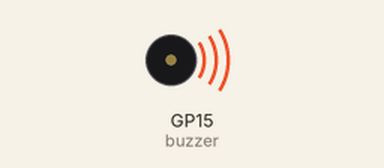
Recording of a program running on a simulated Raspberry Pi Pico running MicroPython. Parts: buzzer (waves = sounding). At 16.5 s the program stops and its outputs stay as they are.

Above: at 0.1 s.
At 15.6 s:
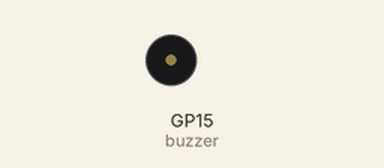
Timing chart, 0 to 17.1 s (numbered marks = the images above):
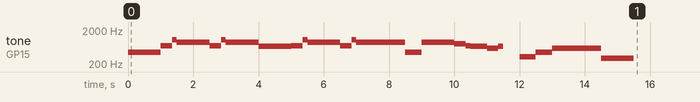

Measured:
- by itself, tone on GP15 (buzzer): plays 440 Hz for 1.0 s, 698 Hz for 0.35 s, 1047 Hz for 0.15 s, 880 Hz for 1.0 s, 698 Hz for 0.35 s, 1047 Hz for 0.15 s … (25 notes in this stretch)

The program:

buzzer.py
```python
from machine import Pin, PWM
from utime import sleep
buzzer = PWM(Pin(15))

tones = {
"B0": 31,
"C1": 33,
"CS1": 35,
"D1": 37,
"DS1": 39,
"E1": 41,
"F1": 44,
"FS1": 46,
"G1": 49,
"GS1": 52,
"A1": 55,
"AS1": 58,
"B1": 62,
"C2": 65,
"CS2": 69,
"D2": 73,
"DS2": 78,
"E2": 82,
"F2": 87,
"FS2": 93,
"G2": 98,
"GS2": 104,
"A2": 110,
"AS2": 117,
"B2": 123,
"C3": 131,
"CS3": 139,
"D3": 147,
"DS3": 156,
"E3": 165,
"F3": 175,
"FS3": 185,
"G3": 196,
"GS3": 208,
"A3": 220,
"AS3": 233,
"B3": 247,
"C4": 262,
"CS4": 277,
"D4": 294,
"DS4": 311,
"E4": 330,
"F4": 349,
"FS4": 370,
"G4": 392,
"GS4": 415,
"A4": 440,
"AS4": 466,
"B4": 494,
"C5": 523,
"CS5": 554,
"D5": 587,
"DS5": 622,
"E5": 659,
"F5": 698,
"FS5": 740,
"G5": 784,
"GS5": 831,
"A5": 880,
"AS5": 932,
"B5": 988,
"C6": 1047,
"CS6": 1109,
"D6": 1175,
"DS6": 1245,
"E6": 1319,
"F6": 1397,
"FS6": 1480,
"G6": 1568,
"GS6": 1661,
"A6": 1760,
"AS6": 1865,
"B6": 1976,
"C7": 2093,
"CS7": 2217,
"D7": 2349,
"DS7": 2489,
"E7": 2637,
"F7": 2794,
"FS7": 2960,
"G7": 3136,
"GS7": 3322,
"A7": 3520,
"AS7": 3729,
"B7": 3951,
"C8": 4186,
"CS8": 4435,
"D8": 4699,
"DS8": 4978
}

imperial_march = [
    ("A4", 0.5), ("A4", 0.5), ("F5", 0.35), ("C6", 0.15),
    ("A5", 1.0), ("F5", 0.35), ("C6", 0.15), ("A5", 1.0),
    ("E5", 0.5), ("E5", 0.5), ("F5", 0.35), ("C6", 0.15),
    ("A5", 1.0), ("F5", 0.35), ("C6", 0.15), ("A5", 1.0),
    ("A5", 0.5), ("A4", 0.35), ("A4", 0.15), ("A5", 1.0),
    ("G5", 0.35), ("F5", 0.15), ("E5", 0.5), ("D5", 0.35),
    ("E5", 0.15), ("P", 0.5), ("E4", 0.5), ("A4", 0.5),
    ("D5", 1.5), ("D4", 0.5), ("D4", 0.5), ("P", 1.0)
]

def playtone(frequency):
    buzzer.duty_u16(1000)
    buzzer.freq(frequency)

def bequiet():
    buzzer.duty_u16(0)

def playsong(mysong):
    for note, duration in mysong:
        if note == "P":
            bequiet()
        else:
            playtone(tones[note])
        sleep(duration)
    bequiet()

playsong(imperial_march)
```
